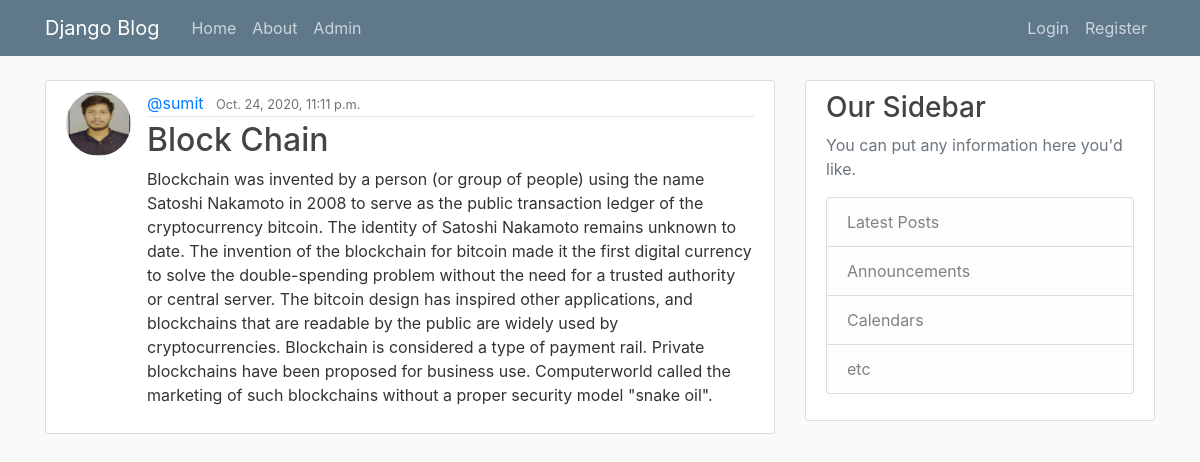
The page /post/13/ on the database its author committed.
### Blog/models.py (models this page shows, shortened)
class Post(models.Model):
    title = models.CharField(max_length = 300)
    content = models.TextField(max_length = 1000)
    date_posted = models.DateTimeField(default = timezone.now)
    author = models.ForeignKey(User, on_delete = models.CASCADE)

### User/models.py (models this page shows, shortened)
class Profile(models.Model):
    user = models.OneToOneField(User, on_delete = models.CASCADE)
    image = models.ImageField(default = 'default.pg', upload_to = 'profile_pics')
    bio = models.CharField(max_length = 200, default = "This Is My Bio")

### Blog/views.py (the view)
# urls.py: path('post/<int:pk>/', PostDetailView.as_view(), name= "post-details"),
class PostDetailView(DetailView):
    model = Post

### templates/Blog/Post_Detail.html (shortened to what this page needs)
{% extends "blog/base.html" %}
{% block content %}
        <article class="media content-section">
        <img class = "rounded-circle article-img" src = "{{object.author.profile.image.url}}">
          <div class="media-body">
            <div class="article-metadata">
              <a class="mr-2" href="{%url 'user-post' object.author.username%}">{{ object.author }}</a>
              <small class="text-muted">{{ object.date_posted }}</small>
            </div>
            <h2 class="article-title">{{ object.title }}</h2>
            <p class="article-content">{{ object.content }}</p>
          </div>
        </article>
{% endblock content %}

### static/Blog/main.css (style rules this page uses)
body { background: #fafafa; color: #333333; margin-top: 5rem; }
h1, h2, h3, h4, h5, h6 { color: #444444; }
.content-section { background: #ffffff; padding: 10px 20px; border: 1px solid #dddddd; border-radius: 3px; margin-bottom: 20px; }
.article-title { color: #444444; }
.article-content { white-space: pre-line; }
.article-img { height: 65px; width: 65px; margin-right: 16px; }
.article-metadata { padding-bottom: 1px; margin-bottom: 4px; border-bottom: 1px solid #e3e3e3 }

### rows shown on the page
Post: author.profile.image (picture), author "@sumit", date_posted "Oct. 24, 2020, 11:11 p.m.", title "Block Chain", content "Blockchain was invented by a person (or group of people) using the name Satoshi Nakamoto in 2008 to serve as the public transaction ledger of the cryptocurrency bitcoin. The identity of Satoshi Nakamoto remains unknown to date. The invention of the blockchain for bitcoin made it the first digital currency to solve the double-spending problem without the need for a trusted authority or central server. The bitcoin design has inspired other applications, and blockchains that are readable by the public are widely used by cryptocurrencies. Blockchain is considered a type of payment rail. Private blockchains have been proposed for business use. Computerworld called the marketing of such…"
